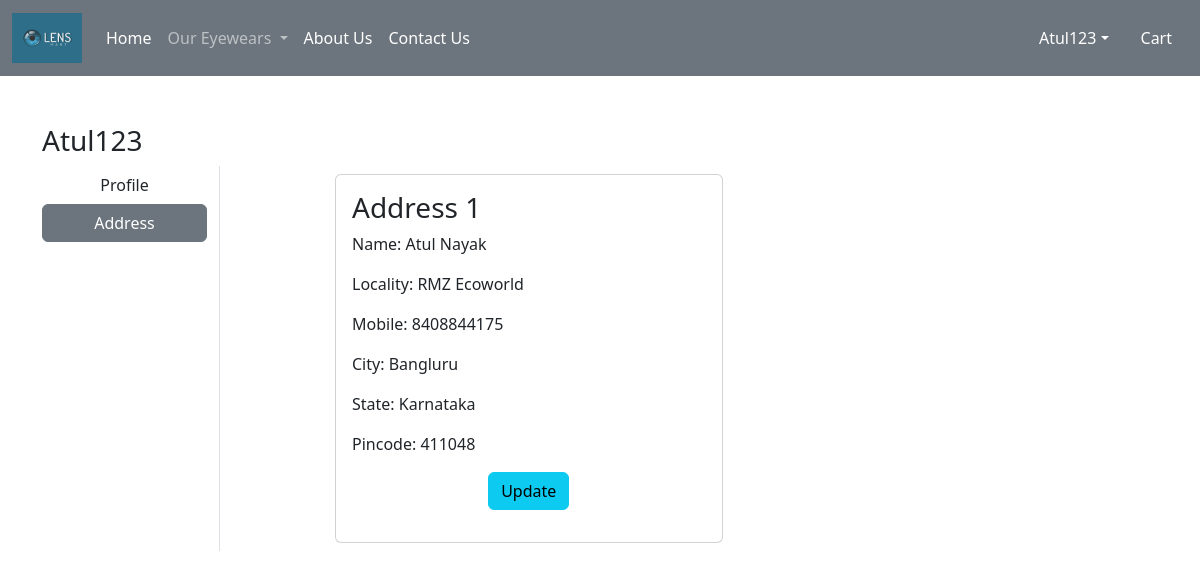
Page /address/ (signed in) on the earlier database version.
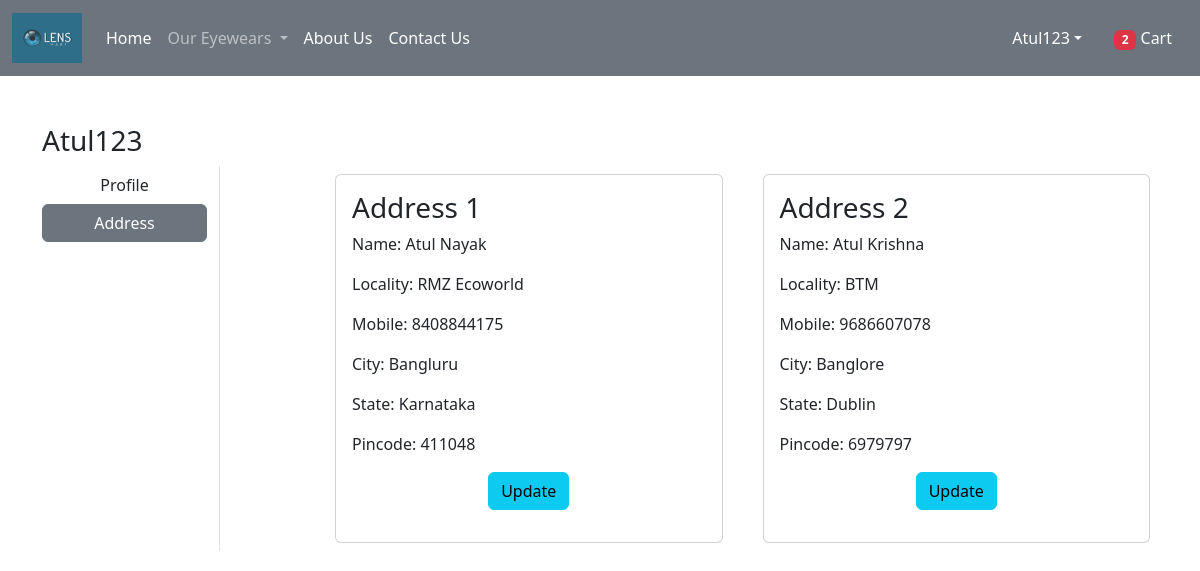
Same page on the later database version.
### app/models.py (models this page shows, shortened)
class Customer(models.Model):
    user = models.ForeignKey(User,on_delete=models.CASCADE)
    name = models.CharField(max_length=200)
    locality = models.CharField(max_length=200)
    city = models.CharField(max_length=50)
    mobile = models.IntegerField(default=0)
    zipcode = models.IntegerField()
    state = models.CharField(choices=STATE_CHOICES,max_length=100)

### app/views.py (the view)
# urls.py: path('address/', views.address, name='address'),
@login_required
def address(request):
    add = Customer.objects.filter(user=request.user)
    totalitem = 0
    wishitem=0
    if request.user.is_authenticated:
        totalitem = len(Cart.objects.filter(user=request.user))
        wishitem = len(Wishlist.objects.filter(user=request.user))
    return render(request, 'app/address.html',locals())

### app/templates/app/address.html (shortened to what this page needs)
{% extends 'app/base.html' %}
{% load static %}
{% block main-content %}
<div class="container my-5">
    <div class="row">
     <h3> <span class="text-capitalize">{{request.user}}</span></h3>
        <div class="col-sm-2 border-end">
            <ul class="list-unstyled">
            <li class="d-grid"><a href="{% url 'profile' %}" class="btn ">Profile</a></li>
            <li class="d-grid"><a href="{% url 'address' %}" class="btn btn-secondary">Address</a></li>
            </ul>
        </div>
        <div class="col-sm-9 offset-sm-1">
            <div class="row">
                {% for ad in add %}
                <div class="col-sm-6">
                    <div class="card m-2">
                     <div class="card-body">
                      <h3>Address {{forloop.counter}}</h3>
                      <p>Name: {{ad.name}}</p>
                      <p>Locality: {{ad.locality}}</p>
                      <p>Mobile: {{ad.mobile}}</p>
                      <p>City: {{ad.city}}</p>
                      <p>State: {{ad.state}}</p>
                      <p>Pincode: {{ad.zipcode}}</p>
                      <p class="text-center"><a href="{% url 'updateAddress' pk=ad.id %}" type="button" class="btn btn-info">Update</a></p>
                     </div>
                    </div>
                </div>
                {% endfor %}
            </div>
        </div>
    </div>
</div>
{% endblock main-content %}

### app/templates/app/base.html (shortened to what this page needs)
<!DOCTYPE html>
{% load static %}
<html lang="en">
<head>
    <link href="https://cdn.jsdelivr.net/npm/bootstrap@5.2.2/dist/css/bootstrap.min.css" rel="stylesheet">
    <link rel="stylesheet" href="{% static 'app/css/owl.carousel.min.css' %}" />
    <link rel="stylesheet" href="{% static 'app/css/all.min.css' %}" />
    <link rel="stylesheet" href="{% static 'app/css/style.css' %}" />
</head>
<body>
    <nav class="navbar navbar-expand-lg navbar-dark bg-secondary">
        <div class="container-fluid">
          <a class="navbar-brand" href="#">
            <img src="{% static "app/images/Lensmart.webp" %}" width="70" height="50" />
          </a>
          <div class="collapse navbar-collapse" id="navbarSupportedContent">
            <ul class="navbar-nav me-auto mb-2 mb-lg-0">
              {% if request.user.is_authenticated %}
              <li class="nav-item">
                <a class="nav-link active" aria-current="page" href="/">Home</a>
              </li>
              <li class="nav-item dropdown">
                <a class="nav-link dropdown-toggle" href="#" role="button" data-bs-toggle="dropdown" aria-expanded="false">
                  Our Eyewears
                </a>
              </li>
              <li class="nav-item">
                <a class="nav-link text-white" href="#">About Us</a>
              </li>
              <li class="nav-item">
                <a class="nav-link text-white" href="#">Contact Us</a>
              </li>
            </ul>
          </div>
          <ul class="navbar-nav me-auto mb-2 mb-lg-0">
            <li class="nav-item dropdown mx-2">
                <a class="nav-link dropdown-toggle text-white" href="#" id="profileDropdown" role="button" data-bs-toggle="dropdown" aria-expanded="false">{{request.user.username|capfirst}}</a>
            </li>
            <li class="nav-item mx-2">
                <a href="{% url 'showcart' %}" class="nav-link text-white"><span class="badge bg-danger">{% if totalitem > 0 %} {{totalitem}} {% endif %}</span> Cart</a>
            </li>
            {% endif %}
          </ul>
        </div>
      </nav>
      {% block main-content %}{% endblock main-content %}
</body>
</html>

Differences in the rows shown:
added Customer: name "Atul Krishna", locality "BTM", mobile "9686607078", city "Banglore", state "Dublin", zipcode "6979797"
Other differences:
{{ totalitem }}: (not shown) → "2"
